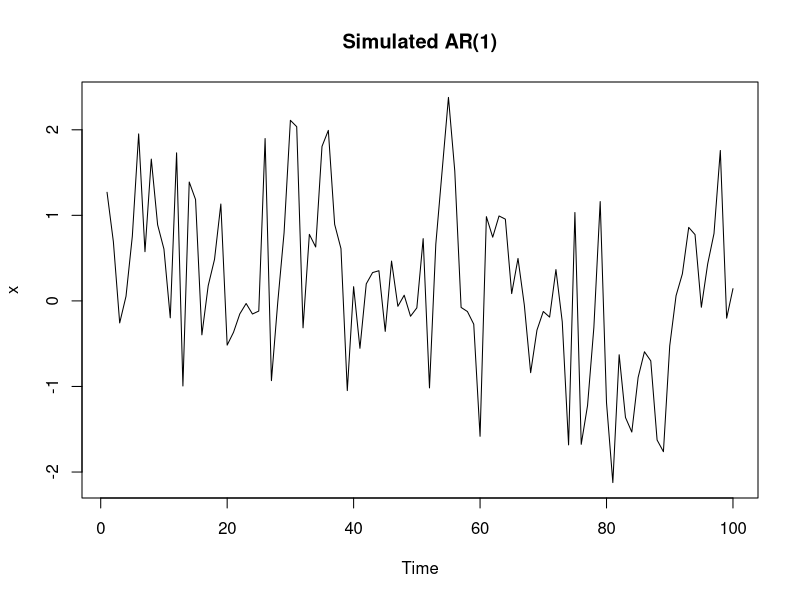
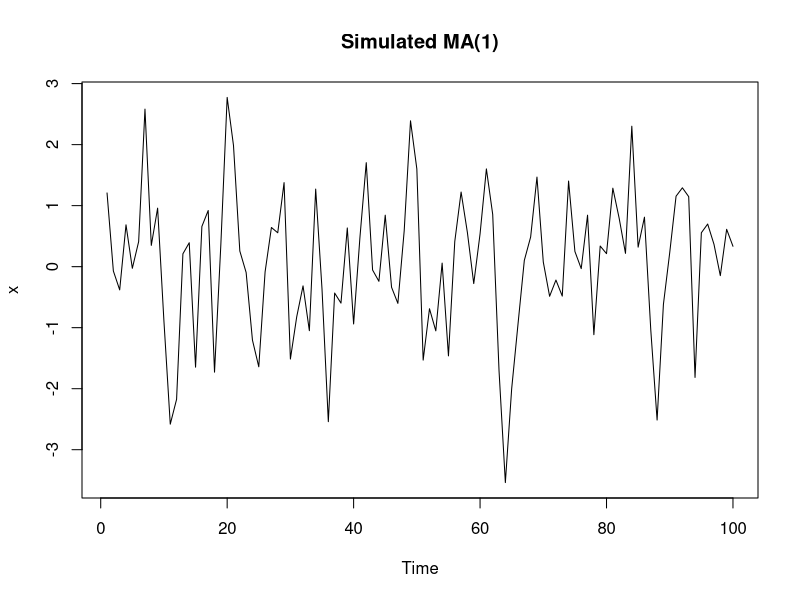

Write R code to recreate these figures, in order.
## ---- chunk 1
knitr::opts_chunk$set(fig.align = 'center', out.width = '95%')
## ---- chunk 2
x <- arima.sim(model = list(ar = 0.42), n = 100, sd = 1)
plot(x, main = 'Simulated AR(1)')
## ---- chunk 3
x <- arima.sim(model = list(ma = 0.42), n = 100, sd = 1)
plot(x, main = 'Simulated MA(1)')
